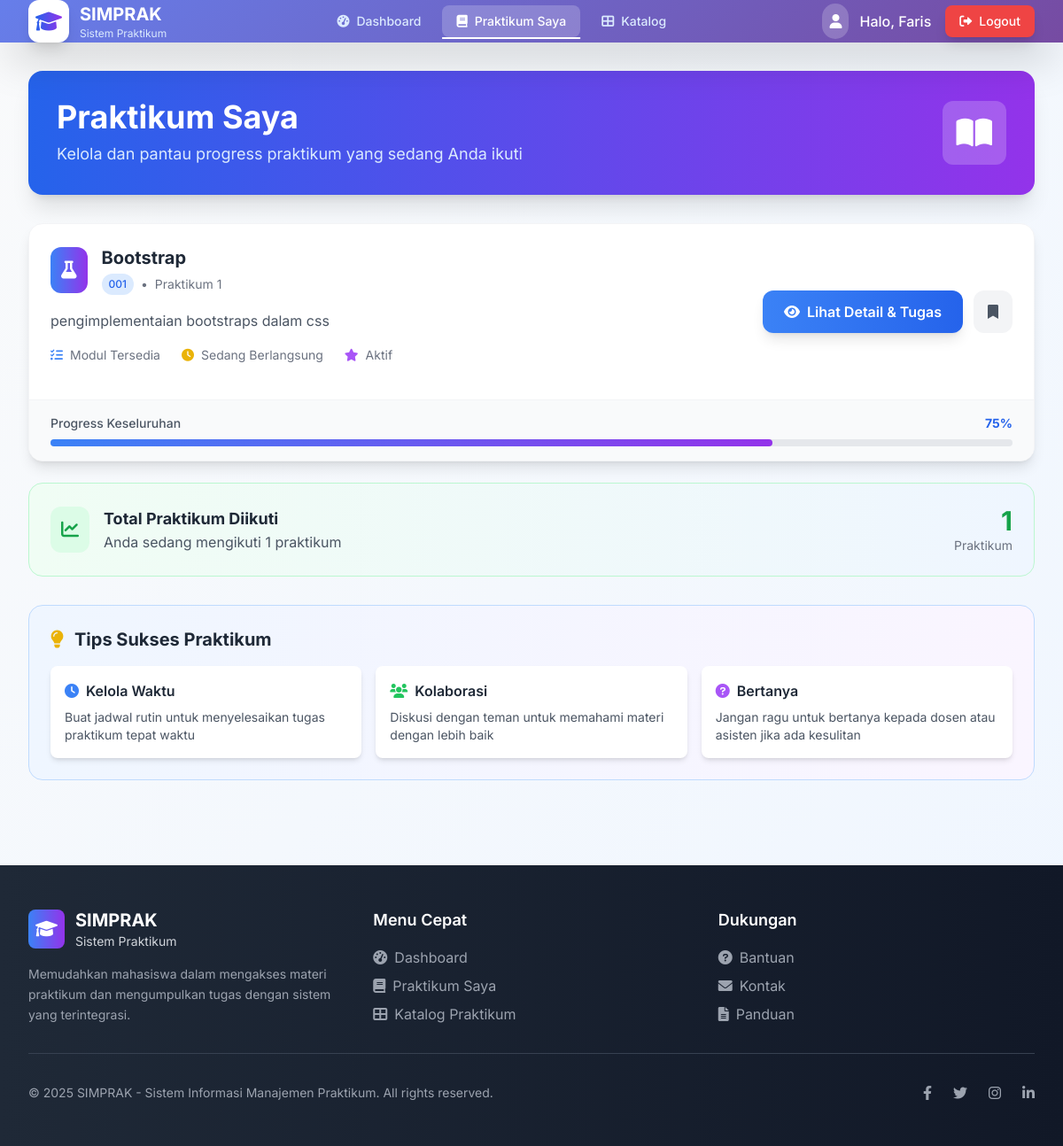
/mahasiswa/praktikum_saya.php (signed in), run on the app's committed database.
### tables this page shows
CREATE TABLE `mata_praktikum` (
  `id` int(11) NOT NULL,
  `kode_praktikum` varchar(10) NOT NULL,
  `nama_praktikum` varchar(100) NOT NULL,
  `deskripsi` text DEFAULT NULL
);

### mahasiswa/praktikum_saya.php (the view, shortened to what this page needs)
<?php
require_once 'templates/header_mahasiswa.php';
$mahasiswa_id = $_SESSION['user_id'];
$stmt = $conn->prepare(
    "SELECT mp.id, mp.nama_praktikum, mp.kode_praktikum, mp.deskripsi
     FROM mata_praktikum mp
     JOIN pendaftaran p ON mp.id = p.praktikum_id
     WHERE p.mahasiswa_id = ?"
);
$stmt->bind_param("i", $mahasiswa_id);
$stmt->execute();
$result = $stmt->get_result();
?>
<div class="bg-gradient-to-r from-blue-600 to-purple-600 text-white p-8 rounded-2xl shadow-xl mb-8">
    <div class="flex items-center justify-between">
        <div>
            <h1 class="text-3xl md:text-4xl font-bold mb-2">Praktikum Saya</h1>
            <p class="text-blue-100 text-lg">Kelola dan pantau progress praktikum yang sedang Anda ikuti</p>
        </div>
        <div class="hidden md:block">
            <div class="bg-white bg-opacity-20 p-4 rounded-xl">
                <i class="fas fa-book-open text-4xl"></i>
            </div>
        </div>
    </div>
</div>
<div class="space-y-6">
    <?php if ($result->num_rows > 0): ?>
        <?php $index = 0; ?>
        <?php while($praktikum = $result->fetch_assoc()): ?>
            <?php $index++; ?>
            <div class="bg-white rounded-2xl shadow-lg hover:shadow-xl transition-all duration-300 border border-gray-100 overflow-hidden group">
                <div class="p-6">
                    <div class="flex flex-col lg:flex-row lg:items-center lg:justify-between">
                        <div class="flex-1">
                            <div class="flex items-center mb-4">
                                <div class="bg-gradient-to-r from-blue-500 to-purple-600 text-white p-3 rounded-xl mr-4">
                                    <i class="fas fa-flask text-xl"></i>
                                </div>
                                <div>
                                    <h3 class="text-xl font-bold text-gray-800 group-hover:text-blue-600 transition-colors">
                                        <?php echo htmlspecialchars($praktikum['nama_praktikum']); ?>
                                    </h3>
                                    <div class="flex items-center space-x-2 mt-1">
                                        <span class="bg-blue-100 text-blue-600 px-2 py-1 rounded-full text-xs font-medium">
                                            <?php echo htmlspecialchars($praktikum['kode_praktikum']); ?>
                                        </span>
                                        <span class="text-gray-500 text-sm">•</span>
                                        <span class="text-gray-500 text-sm">Praktikum <?php echo $index; ?></span>
                                    </div>
                                </div>
                            </div>
                            <p class="text-gray-600 leading-relaxed mb-4">
                                <?php echo htmlspecialchars($praktikum['deskripsi']); ?>
                            </p>
                            <div class="flex items-center space-x-6 text-sm text-gray-500 mb-4">
                                <div class="flex items-center">
                                    <i class="fas fa-tasks mr-2 text-blue-500"></i>
                                    <span>Modul Tersedia</span>
                                </div>
                                <div class="flex items-center">
                                    <i class="fas fa-clock mr-2 text-yellow-500"></i>
                                    <span>Sedang Berlangsung</span>
                                </div>
                                <div class="flex items-center">
                                    <i class="fas fa-star mr-2 text-purple-500"></i>
                                    <span>Aktif</span>
                                </div>
                            </div>
                        </div>
                        <div class="flex flex-col sm:flex-row gap-3 mt-4 lg:mt-0">
                            <a href="praktikum_detail.php?id=<?php echo $praktikum['id']; ?>"
                               class="bg-gradient-to-r from-blue-500 to-blue-600 hover:from-blue-600 hover:to-blue-700 text-white font-semibold py-3 px-6 rounded-xl transition-all duration-300 shadow-lg hover:shadow-xl flex items-center justify-center group">
                                <i class="fas fa-eye mr-2 group-hover:scale-110 transition-transform"></i>
                                Lihat Detail & Tugas
                            </a>
                            <button class="bg-gray-100 hover:bg-gray-200 text-gray-600 font-semibold py-3 px-4 rounded-xl transition-all duration-300 flex items-center justify-center">
                                <i class="fas fa-bookmark"></i>
                            </button>
                        </div>
                    </div>
                </div>
                <div class="bg-gray-50 px-6 py-4 border-t border-gray-100">
                    <div class="flex items-center justify-between mb-2">
                        <span class="text-sm font-medium text-gray-600">Progress Keseluruhan</span>
                        <span class="text-sm font-bold text-blue-600">75%</span>
                    </div>
                    <div class="w-full bg-gray-200 rounded-full h-2">
                        <div class="bg-gradient-to-r from-blue-500 to-purple-600 h-2 rounded-full transition-all duration-500" style="width: 75%"></div>
                    </div>
                </div>
            </div>
        <?php endwhile; ?>
        <div class="bg-gradient-to-r from-green-50 to-blue-50 p-6 rounded-2xl border border-green-200">
            <div class="flex items-center justify-between">
                <div class="flex items-center">
                    <div class="bg-green-100 p-3 rounded-xl mr-4">
                        <i class="fas fa-chart-line text-green-600 text-xl"></i>
                    </div>
                    <div>
                        <h3 class="text-lg font-bold text-gray-800">Total Praktikum Diikuti</h3>
                        <p class="text-gray-600">Anda sedang mengikuti <?php echo $result->num_rows; ?> praktikum</p>
                    </div>
                </div>
                <div class="text-right">
                    <div class="text-3xl font-bold text-green-600"><?php echo $result->num_rows; ?></div>
                    <div class="text-sm text-gray-500">Praktikum</div>
                </div>
            </div>
        </div>
    <?php endif; ?>
</div>
<div class="mt-8 bg-gradient-to-r from-blue-50 to-purple-50 p-6 rounded-2xl border border-blue-200">
    <h3 class="text-xl font-bold text-gray-800 mb-4 flex items-center">
        <i class="fas fa-lightbulb mr-3 text-yellow-500"></i>
        Tips Sukses Praktikum
    </h3>
    <div class="grid grid-cols-1 md:grid-cols-2 lg:grid-cols-3 gap-4">
        <div class="bg-white p-4 rounded-lg shadow-md">
            <div class="flex items-center mb-2">
                <i class="fas fa-clock text-blue-500 mr-2"></i>
                <h4 class="font-semibold text-gray-800">Kelola Waktu</h4>
            </div>
            <p class="text-sm text-gray-600">Buat jadwal rutin untuk menyelesaikan tugas praktikum tepat waktu</p>
        </div>
        <div class="bg-white p-4 rounded-lg shadow-md">
            <div class="flex items-center mb-2">
                <i class="fas fa-users text-green-500 mr-2"></i>
                <h4 class="font-semibold text-gray-800">Kolaborasi</h4>
            </div>
            <p class="text-sm text-gray-600">Diskusi dengan teman untuk memahami materi dengan lebih baik</p>
        </div>
        <div class="bg-white p-4 rounded-lg shadow-md">
            <div class="flex items-center mb-2">
                <i class="fas fa-question-circle text-purple-500 mr-2"></i>
                <h4 class="font-semibold text-gray-800">Bertanya</h4>
            </div>
            <p class="text-sm text-gray-600">Jangan ragu untuk bertanya kepada dosen atau asisten jika ada kesulitan</p>
        </div>
    </div>
</div>
<?php require_once 'templates/footer_mahasiswa.php'; ?>

### mahasiswa/templates/header_mahasiswa.php (style rules this page uses)
body { font-family: 'Inter', sans-serif; }

### data on the page
mata_praktikum: nama_praktikum "Bootstrap", kode_praktikum "001", deskripsi "pengimplementaian bootstraps dalam css"

### other printed values
$_SESSION['nama'] "Faris"
$result->num_rows "1"
